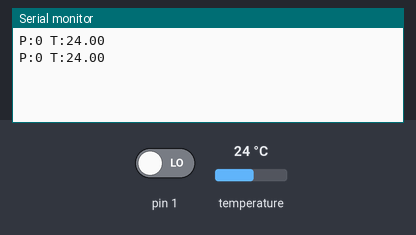
This sketch was run on a simulated Arduino Uno, built for the host (arithmetic inside an expression is 32-bit, double 64-bit). Parts: the last lines printed to the serial monitor. The test bench sets the inputs (shaded band); at power-on: temperature 24 °C, pin 1 LOW.

Above: at 3.3 s.
3.4 s: temperature set to 12 °C
At 5.5 s:
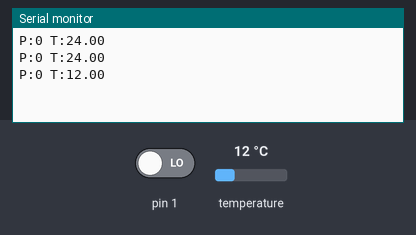
5.8 s: pin 1 driven HIGH
At 8.1 s:
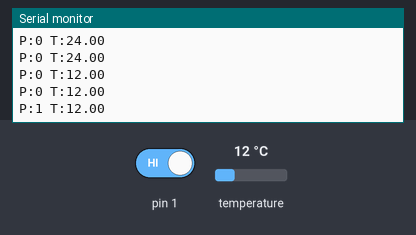
8.2 s: temperature set to 19 °C
At 10.4 s:
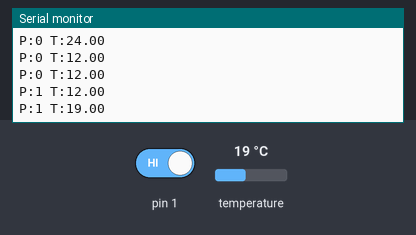
10.6 s: pin 1 driven LOW
At 11.7 s:
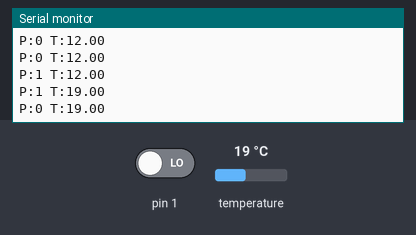
Timing chart, 0 to 13.6 s (numbered marks = the images above; inputs shaded):
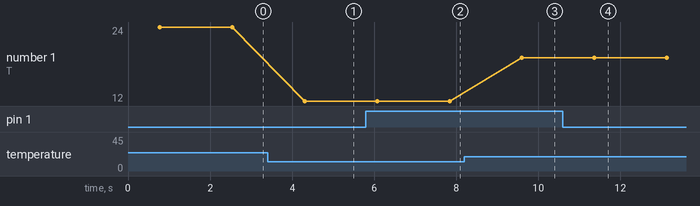

The sketch:

Code.ino
```cpp
#include <Arduino.h>
#include <OneWire.h>
#include <DallasTemperature.h>

OneWire oneWire(2);
DallasTemperature sensors(&oneWire);

void setup() {
  Serial.begin(115200);
  pinMode(1, INPUT_PULLDOWN);
  sensors.begin();
}

void loop() {
  int presence = digitalRead(1);
  sensors.requestTemperatures();
  float temp = sensors.getTempCByIndex(0);

  Serial.print("P:");
  Serial.print(presence);
  Serial.print(" T:");
  Serial.println(temp);

  delay(1000);
}
```

Measured:
- after the input at 3.4 s, the serial monitor: prints a new line after 0.91 s (image 1)
- after the input at 5.8 s, the serial monitor: prints a new line after 2.0 s (image 2)
- after the input at 8.2 s, the serial monitor: prints a new line after 1.4 s (image 3)
- after the input at 10.6 s, the serial monitor: prints a new line after 0.76 s (image 4)
- plotted number 1: 24 → 12 after the input at 3.4 s, 12 → 19 after the input at 8.2 s
